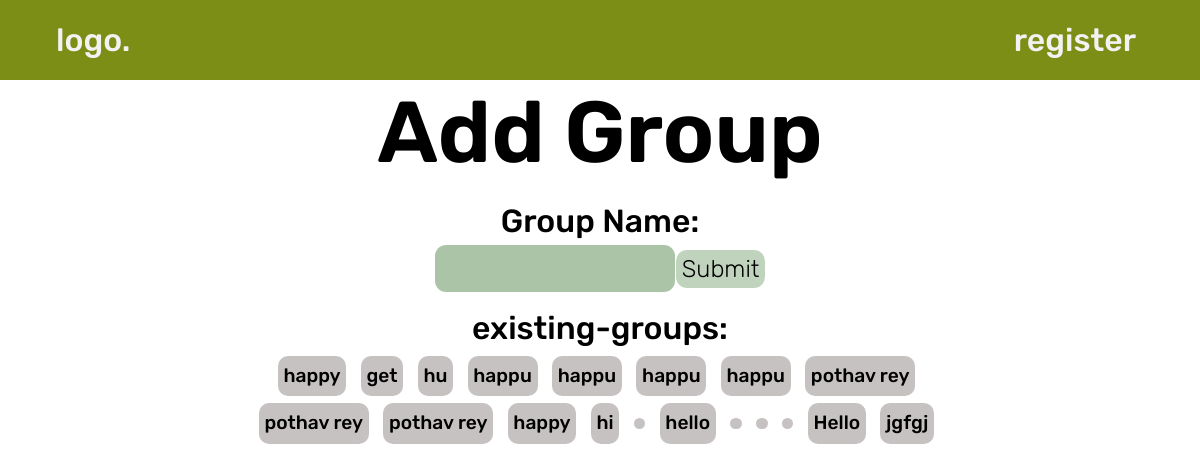
The page /add_group on the database its author committed.
### tables this page shows
CREATE TABLE "Groups" (
	"group_id"	INTEGER,
	"name"	TEXT,
	"users"	TEXT
);

### src/app.py (the view, shortened to what this page needs)
@app.route("/add_group", methods=['POST','GET'])
def add_group():
    connection = sqlite3.connect("MyDatabase.db")
    curser = connection.cursor()
    query = "SELECT * FROM Groups;"
    result = curser.execute(query)
    data = result.fetchall()
    return render_template("add_group.html", data=data)

### src/templates/add_group.html (shortened to what this page needs)
<!DOCTYPE html>
<html>
<head>
  <link rel="stylesheet" href="../static/css/sidebar.css">
  <link rel="stylesheet" href="../static/css/signup.css">
</head>
<body>
  <div class="topnav">
    <a href="#home">logo.</a>
    <div class="topnav-right">
      <a href="#logout">register</a>
    </div>
  </div>
  <div style="margin-top: 5.63%; text-align: center;">
    <div class="heading">
      Add Group
    </div>
      <form action="/add_group" method="POST">
        <label for="groupname" style="font-size: 2rem;">Group Name:<br></label>
    <div class="search-bar">
      <input type="text" id="groupname" name="groupname">
      <button type="submit" class="button223">Submit</button>
    </div>
  </form>
  <div style="margin-top: 1%; font-size: 2rem;">
    existing-groups:
  </div>
  <div class="group-names">
      {% for group in data %}
      <div class="group-name-individual">{{group[1]}}</div><br>
      {% endfor %}
    </div>
  </div>
</body>
</html>

### src/static/css/sidebar.css (style rules this page uses)
*, *::before, *::after { box-sizing: border-box; }
* { margin: 0; }
html, body { height: 100%; }
body { line-height: 1.5; -webkit-font-smoothing: antialiased; }
input, button, textarea, select { font: inherit; }
html, body { user-select: none; -webkit-user-select: none; font-family: 'Rubik', sans-serif; font-weight: 500; }
a { text-decoration: none; }
.heading { font-size: 5.4rem; font-weight: 600; }
.search-bar { width: 1; }
.topnav { top: 0; position: fixed; width: 100vw; z-index: 300; overflow: hidden; background-color: #7C8E15; height: 5rem; }
.topnav a { font-size: 2rem; border-radius: 12px; margin: 0.5rem; margin-left: 3rem; float: left; color: #f2f2f2; text-align: center; align-content: center; padding: 0.5rem; text-decoration: none; }
.topnav-right { float: right; padding-right: 3rem; }
.search-bar { display: flex; justify-content: center; gap:0.1%; align-items: center; }
input { width: 20%; border: 0; background-color: rgba(150, 182, 145, 0.8); height: 100%; font-size: 1.2rem; border-radius: 0.7rem; padding-left: 3%; padding: 1%; font-weight: 100; }
.button223 { height: 100%; border-radius: 0.7rem; font-weight: 100; font-size: 1.5rem; border: 0; background-color: rgba(150, 182, 145, 0.6); }
.group-names { margin-left: auto; margin-right: auto; width: 60%; display: flex; flex-wrap: wrap; align-items: center; justify-content: center; gap: 1%; }
.group-name-individual { font-size: 1.2rem; padding: 0.8%; background-color: rgb(199, 194, 194); margin: 0.5%; margin-left: 0%; margin-right: 0%; border-radius: 10px; }

### rows shown on the page
Groups: name "happy"
Groups: name "get"
Groups: name "hu"
Groups: name "happu"
Groups: name "happu"
Groups: name "happu"
Groups: name "happu"
Groups: name "pothav rey"
Groups: name "pothav rey"
Groups: name "pothav rey"
Groups: name "happy"
Groups: name "hi"
Groups: name "hello"
Groups: name "Hello"
Groups: name "jgfgj"
